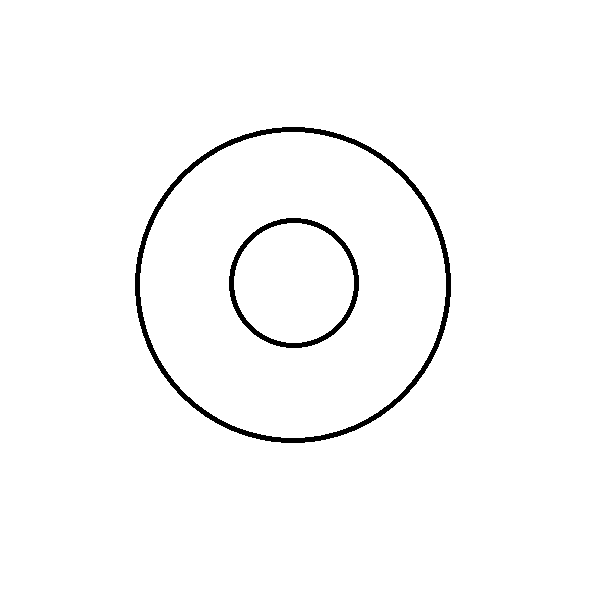
//> input picture CgProject/CgProject/finalTest.bmp, 600 x 600 px
$ ./main   (built with g++ and OpenCV 4)
//> lines starting //> are read from the running program, lines starting //| are printed output that depends on the picture; after the words box and inside, x2 and y2 are one past the last pixel; in counts of white or black regions, pixels touching at a corner belong together
#include <cv.h>
#include <highgui.h>
#include <list>
#include <math.h>
#include <gl/glut.h>
const int n = 20;
const GLfloat R = 0.5f;
const GLfloat Pi = 3.1415926536f;
static GLfloat xRot = 0.0f;
static GLfloat yRot = 0.0f;
static GLfloat zRot = 0.0f;
static float tempAngle;
static bool beginDraw = false;
static int clicktimes = 2;

#define pi 3.14159
using namespace std;
IplImage *qImage;
IplImage *pImage;
struct pixel {
	double R;
	double G;
	double B;
};
struct drawPoint {
	float x;
	float y;
};
struct Point {
	int x;
	int y;
	Point() {

	}
	// [4 lines left out: function Point, not called in this run]
};
struct modelPoint {
	double x;
	double y;
	double z;
};

struct Circle {
	vector<modelPoint> pointList;
};
struct Obj {

};
vector<Point> dragPoints;
vector<Point> testPoints;
vector<Point> linePoints;
vector<Circle> model;
pixel image[1000][1000];
Point clickbegin;
Point clickend;
// [114 lines left out: functions getCircleCoorByCenter, DrawPoint, getPixelPointByCor, reshape, not called in this run]


void loadimage() {
	const char *pstrImageName = "finaltest.bmp";
	const char *pstrWindowsTitle = "CgProject";
	pImage = cvLoadImage(pstrImageName);
//> pImage is the input picture: 600 rows x 600 cols, CV_8UC3; 98.1% white; 2 black regions, box (x1, y1, x2, y2) and area: (135, 127, 451, 443) 4885, (229, 218, 359, 348) 1957
	cvFlip(pImage, pImage,0);
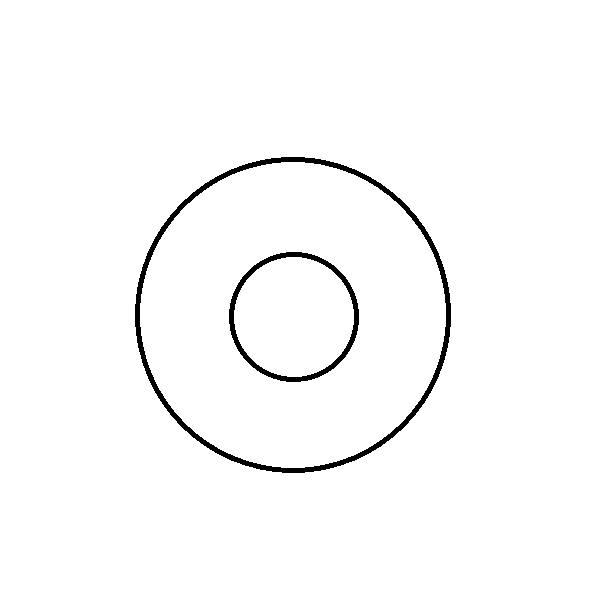
//> pImage: 600 rows x 600 cols, CV_8UC3; 98.1% white; 2 black regions, box (x1, y1, x2, y2) and area: (135, 157, 451, 473) 4885, (229, 252, 359, 382) 1957
	int indexBeginI = 106;
	int indexEndI = 245;
	CvScalar cs;                               //声明像素变量
	for (int i = 0; i < pImage->height; i++) {
		for (int j = 0; j < pImage->width; j++)
		{
			cs = cvGet2D(pImage, i, j);   //获取像素
			image[i][j].B = cs.val[0];             //对指定像素的RGB值进行重新设定
			image[i][j].G = cs.val[1];
			image[i][j].R = cs.val[2];
			if (cs.val[0] == 0) {
				int a = i;
			}
		}
	}
}

// [14 lines left out: function drawModel, not called in this run]

void drawModelTraingle() {

}
// [249 lines left out: functions drawLine, getSlopeByTwoPoint, LoadTestPoint, display, SpecialKeys, init and 4 more, not called in this run]

// added to run one function of the file
int main() { loadimage(); }
